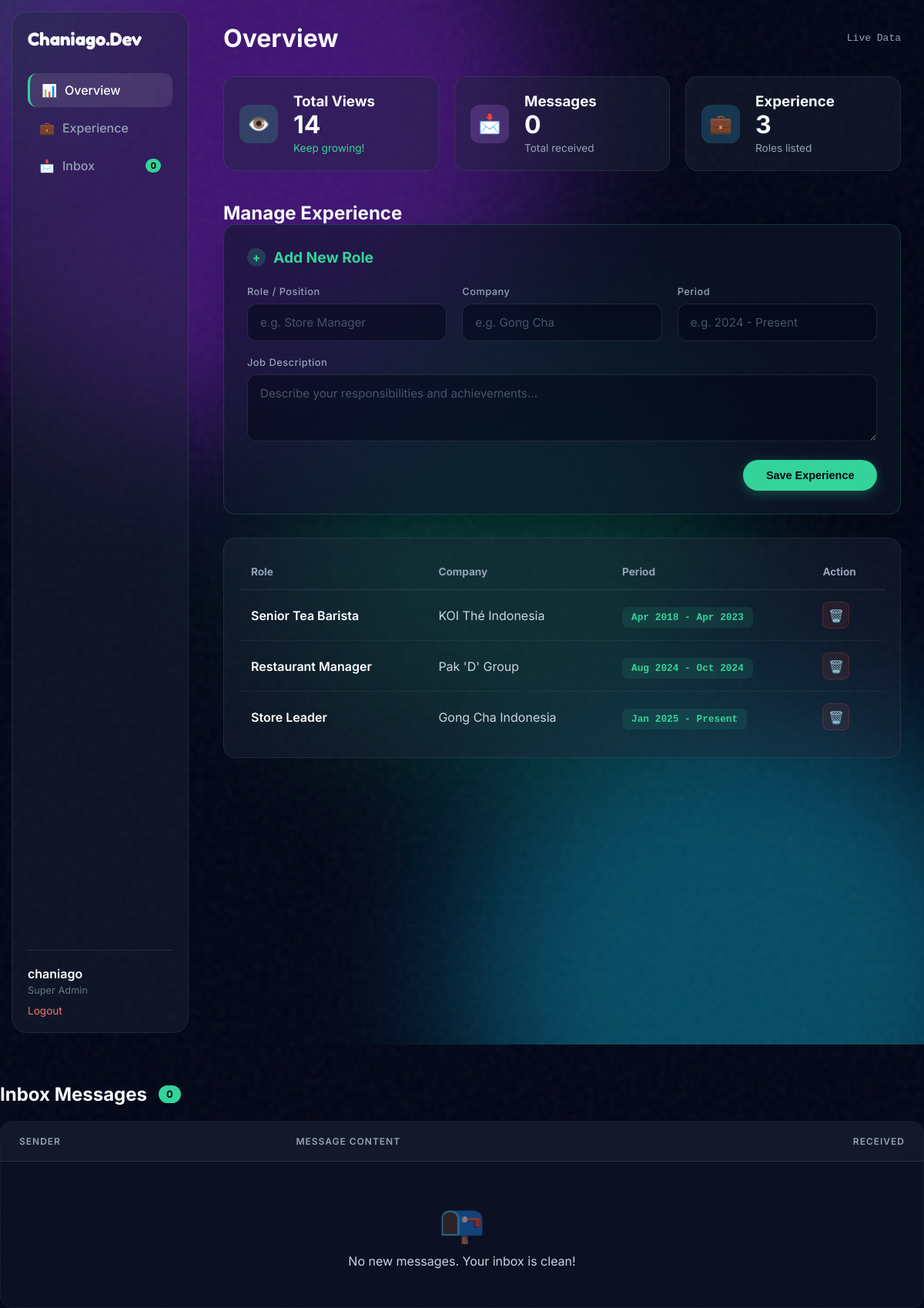
The page /dashboard (signed in) on the database its author committed.
### app.py (models this page shows)
class Experience(db.Model):
    id = db.Column(db.Integer, primary_key=True)
    role = db.Column(db.String(100), nullable=False)
    company = db.Column(db.String(100), nullable=False)
    period = db.Column(db.String(50), nullable=False)
    desc = db.Column(db.Text, nullable=False)

### app.py (the view)
@app.route('/dashboard')
def dashboard():
    if 'user' not in session: return redirect(url_for('login'))
    try:
        stats = Analytics.query.first()
        views = stats.views if stats else 0
        messages = Message.query.order_by(Message.timestamp.desc()).all()
        experiences = Experience.query.order_by(Experience.id.desc()).all()
        unread_count = Message.query.filter_by(is_read=False).count()
    except:
        views, messages, experiences, unread_count = 0, [], [], 0
    return render_template('dashboard.html', user=session['user'], views=views, messages=messages, experiences=experiences, unread_count=unread_count)

### templates/dashboard.html (shortened to what this page needs)
<!DOCTYPE html>
<html lang="en">
<head>
    <link rel="stylesheet" href="{{ url_for('static', filename='style.css') }}">
</head>
<body>
    <div class="aurora-bg">
        <div class="aurora-light light-1"></div>
        <div class="aurora-light light-2"></div>
        <div class="aurora-light light-3"></div>
    </div>
    <div class="dashboard-layout fade-in">
        <aside class="sidebar glass-panel">
            <div class="sidebar-header">
                <h3>Chaniago<span class="highlight">.Dev</span></h3>
            </div>
            <nav class="sidebar-nav">
                <a href="#overview" class="nav-item active"><span class="icon">📊</span> Overview</a>
                <a href="#experiences" class="nav-item"><span class="icon">💼</span> Experience</a>
                <a href="#messages" class="nav-item"><span class="icon">📩</span> Inbox <span class="badge-count">{{ unread_count }}</span></a>
            </nav>
            <div class="sidebar-footer">
                <div class="user-info">
                    <span class="user-name">{{ user }}</span>
                    <span class="user-role">Super Admin</span>
                </div>
                <a href="/logout" class="btn-logout">Logout</a>
            </div>
        </aside>
        <main class="main-content">
            <header class="top-bar">
                <h1>Overview</h1>
                <span class="date-display">Live Data</span>
            </header>
            <div class="stats-grid" id="overview">
                <div class="stat-card glass-panel">
                    <div class="stat-icon emerald">👁️</div>
                    <div class="stat-info">
                        <h3>Total Views</h3>
                        <p class="stat-num">{{ views }}</p>
                        <span class="stat-change up">Keep growing!</span>
                    </div>
                </div>
                <div class="stat-card glass-panel">
                    <div class="stat-icon purple">📩</div>
                    <div class="stat-info">
                        <h3>Messages</h3>
                        <p class="stat-num">{{ messages|length }}</p>
                        <span class="stat-change">Total received</span>
                    </div>
                </div>
                <div class="stat-card glass-panel">
                    <div class="stat-icon blue">💼</div>
                    <div class="stat-info">
                        <h3>Experience</h3>
                        <p class="stat-num">{{ experiences|length }}</p>
                        <span class="stat-change">Roles listed</span>
                    </div>
                </div>
            </div>
<div class="content-section" id="experiences">
                <div class="section-header-flex">
                    <h2>Manage Experience</h2>
                </div>
                <div class="glass-panel form-card">
                    <div class="form-header">
                        <span class="icon-plus">+</span>
                        <h3>Add New Role</h3>
                    </div>
                    <form action="/experience/add" method="POST" class="admin-form">
                        <div class="form-grid">
                            <div class="input-wrapper">
                                <label>Role / Position</label>
                                <input type="text" name="role" placeholder="e.g. Store Manager" required class="glass-input-premium">
                            </div>
                            <div class="input-wrapper">
                                <label>Company</label>
                                <input type="text" name="company" placeholder="e.g. Gong Cha" required class="glass-input-premium">
                            </div>
                            <div class="input-wrapper">
                                <label>Period</label>
                                <input type="text" name="period" placeholder="e.g. 2024 - Present" required class="glass-input-premium">
                            </div>
                        </div>
                        <div class="input-wrapper full-width">
                            <label>Job Description</label>
                            <textarea name="desc" placeholder="Describe your responsibilities and achievements..." required class="glass-input-premium" rows="3"></textarea>
                        </div>
                        <div class="form-actions">
                            <button type="submit" class="btn-primary btn-save">
                                Save Experience
                            </button>
                        </div>
                    </form>
                </div>
                <div class="table-container glass-panel">
                    <table>
                        <thead>
                            <tr>
                                <th>Role</th>
                                <th>Company</th>
                                <th>Period</th>
                                <th>Action</th>
                            </tr>
                        </thead>
                        <tbody>
                            {% for exp in experiences %}
                            <tr>
                                <td><span style="font-weight: 600; color: #fff;">{{ exp.role }}</span></td>
                                <td>{{ exp.company }}</td>
                                <td><span class="year-badge">{{ exp.period }}</span></td>
                                <td>
                                    <a href="/experience/delete/{{ exp.id }}" class="btn-icon-delete" onclick="return confirm('Delete this role?')">
                                        🗑️
                                    </a>
                                </td>
                            </tr>
                            {% else %}
                            <tr>
                                <td colspan="4" style="text-align: center; color: #64748b; padding: 30px;">
                                    No experiences yet. Start building your legacy above.
                                </td>
                            </tr>
                            {% endfor %}
                        </tbody>
                    </table>
                </div>
            </div>
            </div>
            <div class="content-section" id="messages" style="margin-top: 50px;">
                <div class="section-header-flex" style="margin-bottom: 20px; align-items: center; display: flex; gap: 15px;">
                    <h2>Inbox Messages</h2>
                    <span class="badge-count-lg">{{ messages|length }}</span>
                </div>
                <div class="glass-panel table-card">
                    <table class="premium-table">
                        <thead>
                            <tr>
                                <th style="width: 30%;">Sender</th>
                                <th>Message Content</th>
                                <th style="width: 15%; text-align: right;">Received</th>
                            </tr>
                        </thead>
                        <tbody>
                            {% for msg in messages %}
                            <tr>
                                <td>
                                    <div class="sender-info">
                                        <div class="avatar-circle">{{ msg.name[0] | upper }}</div>
                                        <div class="sender-text">
                                            <span class="sender-name">{{ msg.name }}</span>
                                            <span class="sender-email">{{ msg.email }}</span>
                                        </div>
                                    </div>
                                </td>
                                <td class="message-cell">
                                    <p class="message-preview">{{ msg.content }}</p>
                                </td>
                                <td style="text-align: right;">
                                    <span class="date-badge">{{ msg.timestamp.strftime('%d %b, %H:%M') }}</span>
                                </td>
                            </tr>
                            {% else %}
                            <tr>
                                <td colspan="3" class="empty-state">
                                    <div class="empty-icon">📭</div>
                                    <p>No new messages. Your inbox is clean!</p>
                                </td>
                            </tr>
                            {% endfor %}
                        </tbody>
                    </table>
                </div>
            </div>
    <div class="cursor-glow"></div>
</body>
</html>

### rows shown on the page
Experience: role "Senior Tea Barista", company "KOI Thé Indonesia", period "Apr 2018 - Apr 2023"
Experience: role "Restaurant Manager", company "Pak 'D' Group", period "Aug 2024 - Oct 2024"
Experience: role "Store Leader", company "Gong Cha Indonesia", period "Jan 2025 - Present"

### other values the page prints
{{ unread_count }} "0"
{{ user }} "chaniago"
{{ views }} "14"
{{ messages|length }} "0"
{{ experiences|length }} "3"
